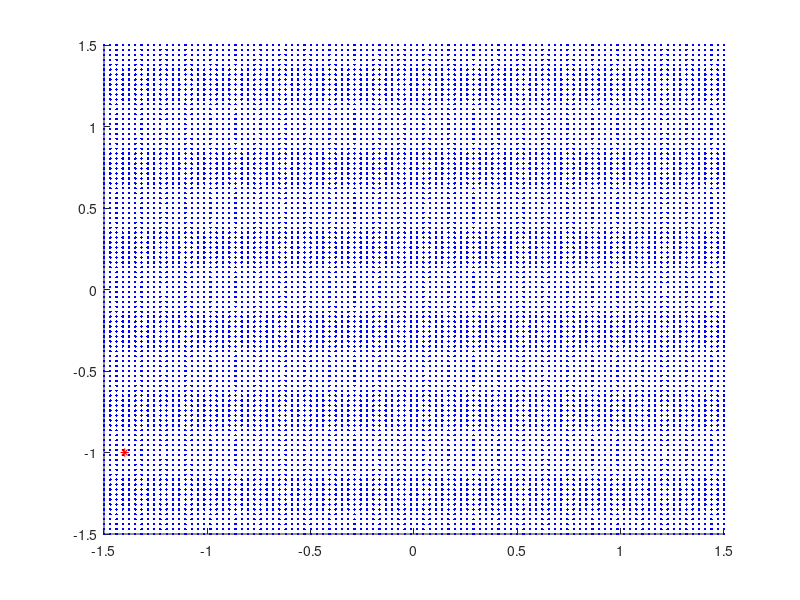
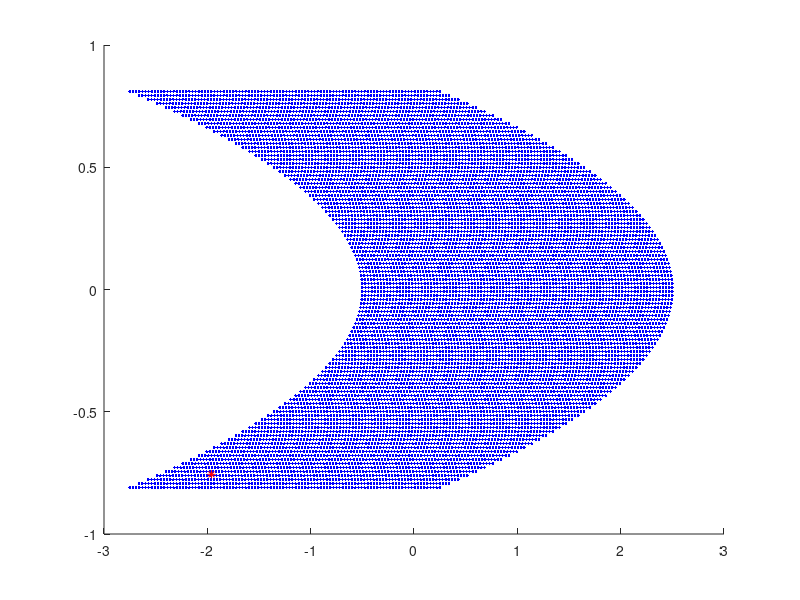
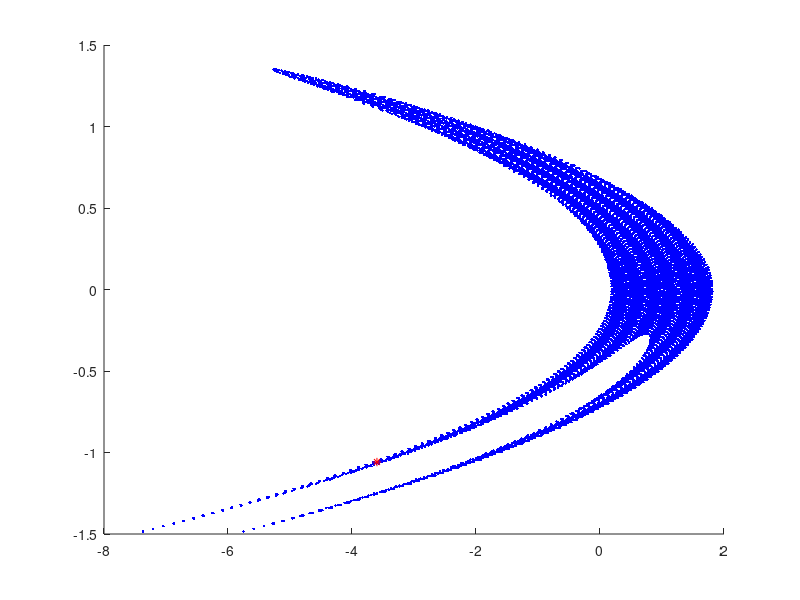
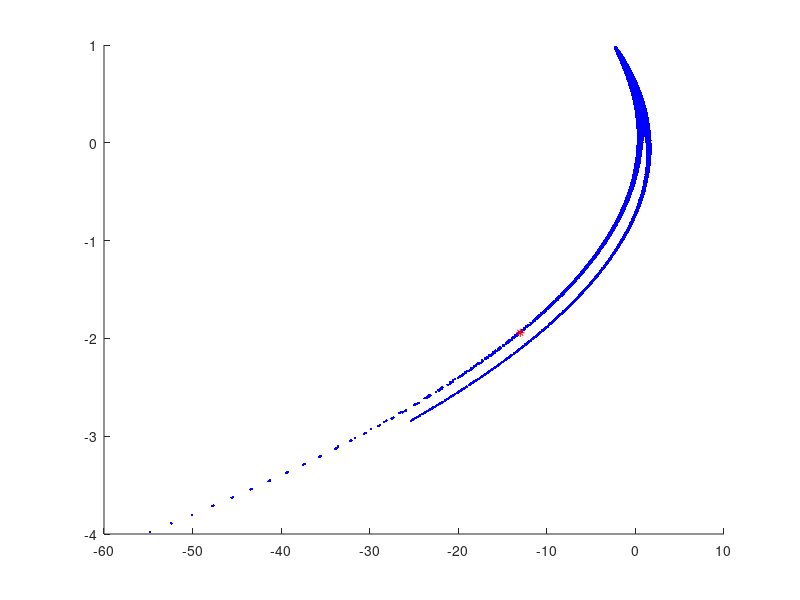

Write MATLAB code to recreate these figures, in order. (Note: this script raises an error after producing the figures.)
clear;close all
%a=1.4;b=0.3;
a=1.0;b=0.54;
f=@(x,y)y+1-a.*x.*x;
g=@(x,y)b*x;
% [X,Y]=solve('y+1-1.4*x*x=x','0.3*x=y');
% syms x y
% s=solve([y+1-1.0*x*x==x,0.54*x==y],[x,y]);
% format long
% double([s.x(1);s.y(1)])
% double([s.x(2);s.y(2)])

% x1=0.6313544770895047116815602338357;
% x2=-1.1313544770895047116815602338357;
% y1=0.18940634312685141350446807015071;
% y2=-0.33940634312685141350446807015071;
x1=-1.256109155986828;
y1=-0.678298944232887;
  
x2=0.796109155986828;
y2=0.429898944232887;
% [x,y]=meshgrid(-1.5:0.01:1.5);
[x,y]=meshgrid(linspace(-1.5,1.5,100));
x0=-1.4;y0=-1;
for i=1:35
    figure(i)
    hold on
    plot(x,y,'b.')
    plot(x0,y0,'r*')
    x_temp=f(x0,y0);
    y_temp=g(x0,y0);
    x0=x_temp;
    y0=y_temp;
    %axis([-1.5 1.5 -1.5 1.5])
    x_temp=f(x,y);
    y_temp=g(x,y);
    x=x_temp;
    y=y_temp;
end
% save('.\data\Henon_attractors_data_xy.mat','x','y','x1','x2','y1','y2');
save('.\data\Henon_attractors_data_xy_ab.mat','x','y','x1','x2','y1','y2');
% uiopen('.\fig\Henon_eigenfunctions_real_n100m50md45a1.4b0.3.fig',1)
% for i=1:9
%     subplot(3,3,i)
%     hold on
%%plot(x,y,'.','color',[1 0 0.8],'Markersize',1)
% hold on
% plot([x1 x2],[y1 y2],'r*')
% end